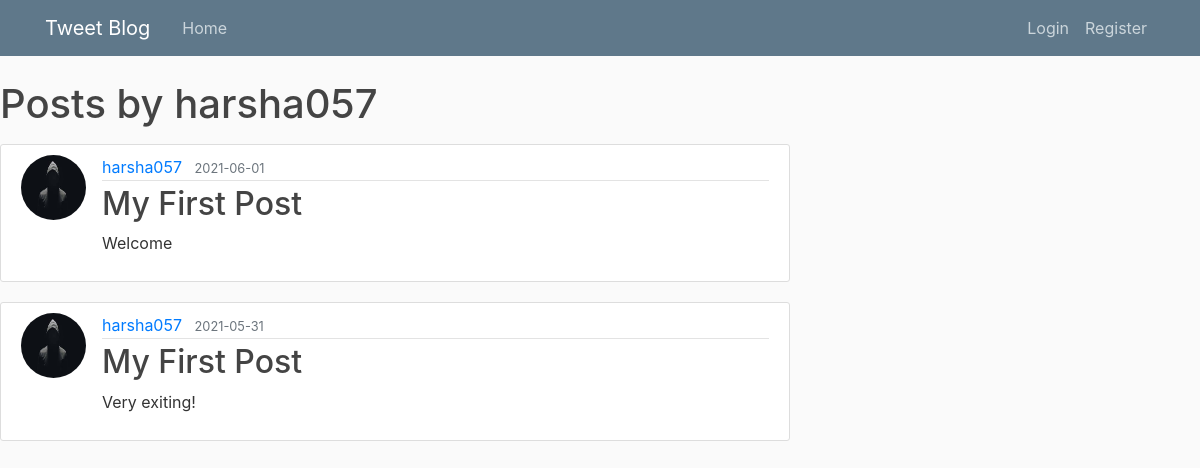
The app's page /post/harsha057 with its own data.
### flaskblog/models.py (models this page shows, shortened)
class User(db.Model, UserMixin):
    id = db.Column(db.Integer, primary_key=True)
    username = db.Column(db.String(20), unique=True, nullable=False)
    email = db.Column(db.String(120), unique=True, nullable=False)
    image_file = db.Column(db.String(60), nullable=False,
                           default='default.jpg')
    password = db.Column(db.String(60), nullable=False)
    posts = db.relationship('Post', backref='author', lazy=True)

class Post(db.Model):
    id = db.Column(db.Integer, primary_key=True)
    title = db.Column(db.String(100), nullable=False)
    date_posted = db.Column(db.DateTime, nullable=False,
                            default=datetime.utcnow)
    content = db.Column(db.Text, nullable=False)
    user_id = db.Column(db.Integer, db.ForeignKey('user.id'), nullable=False)

### flaskblog/routes.py (the view)
@app.route("/post/<string:username>")
def user_posts(username):
    user = User.query.filter_by(username=username).first_or_404()
    posts = Post.query.filter_by(author=user).order_by(Post.date_posted.desc()).all()
    return render_template('user_posts.html', posts=posts, user=user)

### flaskblog/templates/user_posts.html
{% extends 'layout.html'%}
{% block content %}
    <h1 class="mb-3">Posts by {{user.username}} </h1>
    {% for post in posts %}
    <article class="media content-section">
        <img class="rounded-circle article-img"
            src="{{ url_for('static', filename='profile_pics/' + post.author.image_file) }}">
        <div class="media-body">
            <div class="article-metadata">
                <a class="mr-2" href="{{ url_for('user_posts', username=post.author.username ) }}">{{ post.author.username }}</a>
                <small class="text-muted">{{ post.date_posted.strftime('%Y-%m-%d') }}</small>
            </div>
            <h2><a class="article-title" href="{{ url_for('post', post_id=post.id) }}">{{ post.title }}</a></h2>
            <p class="article-content">{{ post.content }}</p>
        </div>
    </article>
    {% endfor %}
{% endblock %}

### flaskblog/static/main.css (style rules this page uses)
body { background: #fafafa; color: #333333; margin-top: 5rem; }
h1, h2, h3, h4, h5, h6 { color: #444444; }
.content-section { background: #ffffff; padding: 10px 20px; border: 1px solid #dddddd; border-radius: 3px; margin-bottom: 20px; }
.article-title { color: #444444; }
.article-content { white-space: pre-line; }
.article-img { height: 65px; width: 65px; margin-right: 16px; }
.article-metadata { padding-bottom: 1px; margin-bottom: 4px; border-bottom: 1px solid #e3e3e3 }

### records on screen
User: username "harsha057"
Post: image_file (placeholder picture), author.username "harsha057", date_posted "2021-06-01", title "My First Post", content "Welcome"
Post: image_file (placeholder picture), author.username "harsha057", date_posted "2021-05-31", title "My First Post", content "Very exiting!"
